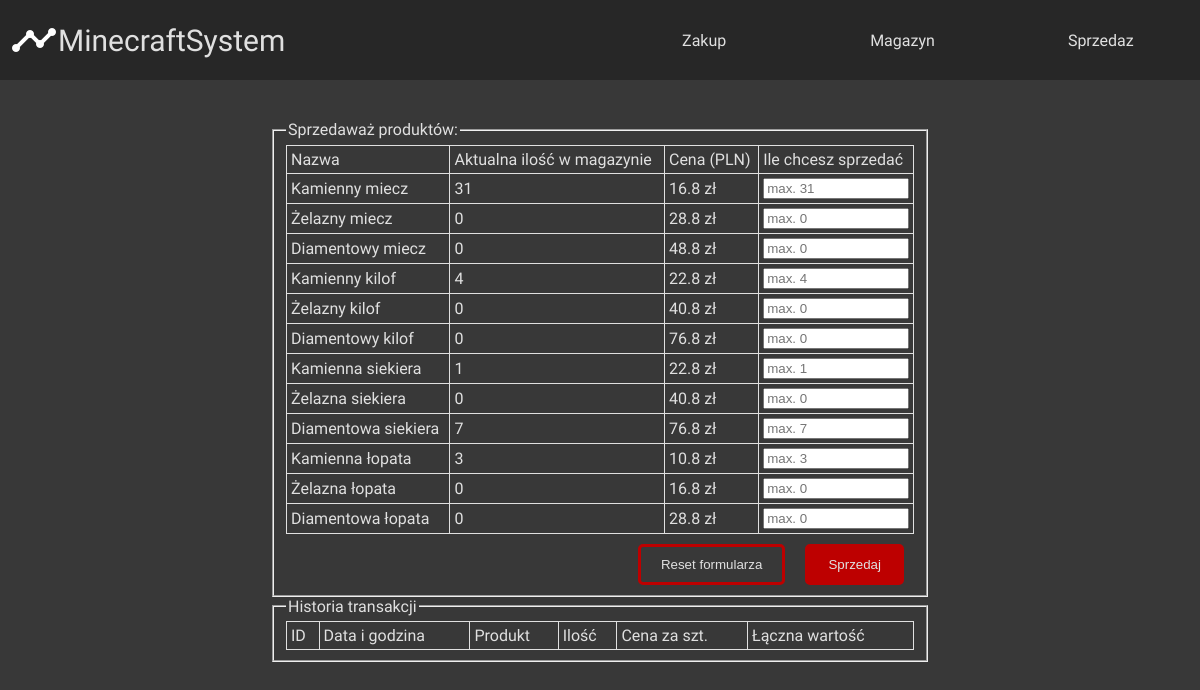
The page /sprzedaz.php on the database as committed earlier.
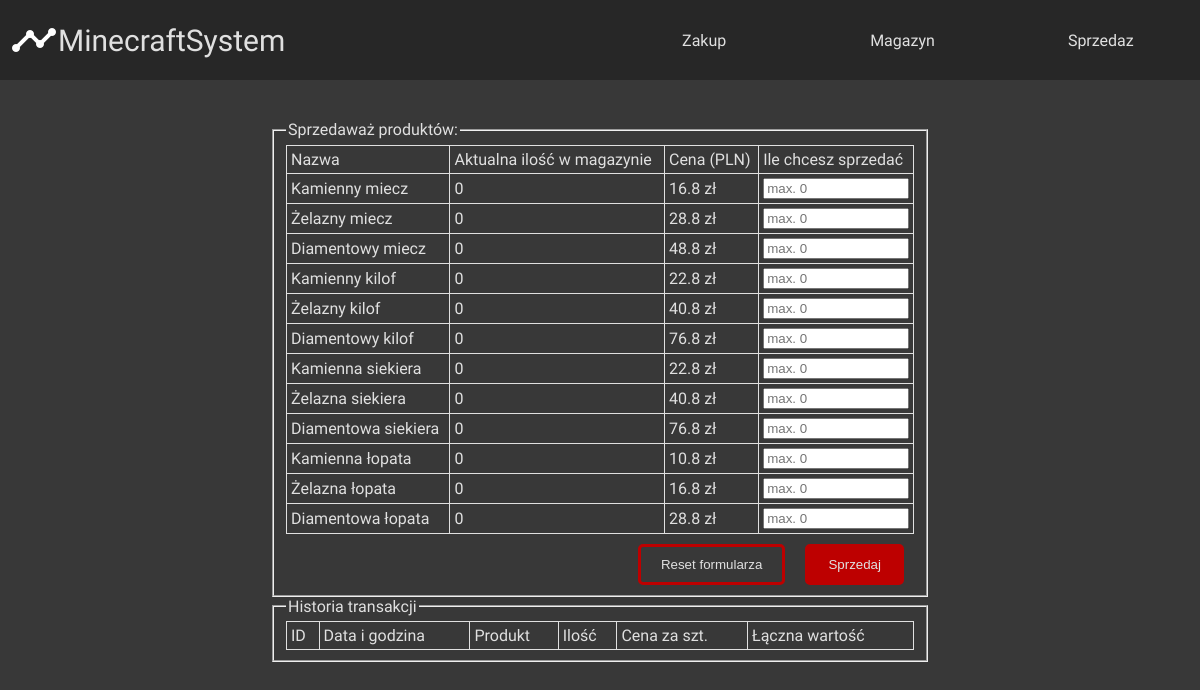
The same page on the database as committed later.
### tables this page shows
CREATE TABLE `produkty` (
  `id` int(11) NOT NULL,
  `nazwa` varchar(35) NOT NULL,
  `cena` float NOT NULL,
  `stan_magazynowy` int(11) NOT NULL
);

### sprzedaz.php (the view, shortened to what this page needs)
<?php
    $database = @new mysqli('localhost', 'root', '', 'minecraftsystems');
    if($database->connect_errno!=0){
        echo "Nastąpił problem z połączeniem! <br/> Error: ".$database->connect_errno;
        exit();
    } else {
        $database->query("set names utf8");
    }
?>
<!DOCTYPE html>
<html>
<head>
    <link rel='stylesheet' type='text/css' media='screen' href='main.css'>
</head>
<body>
    <nav>
        <div id="logo">
            <a href="index.php">
                <img src="img/logo.png" alt="logo">
                MinecraftSystem
            </a>
        </div>
        <ul class="links">
            <li><a href="zakup.php">Zakup</a></li>
            <li><a href="magazyn.php">Magazyn</a></li>
            <li><a href="sprzedaz.php">Sprzedaz</a></li>
        </ul>
    </nav>
    <main>
        <fieldset>
            <legend>Sprzedaważ produktów:</legend>
            <form method="POST" action="sprzedawanieSkrypt.php">
                <table>
                    <tr>
                        <td>Nazwa</td>
                        <td>Aktualna ilość w magazynie</td>
                        <td>Cena (PLN)</td>
                        <td>Ile chcesz sprzedać</td>
                    </tr>
                    <?php
                        $result_sprzedaz=$database->query("SELECT produkty.id, produkty.nazwa, produkty.stan_magazynowy, produkty.cena FROM produkty");
                        while($row_sprzedaz = $result_sprzedaz->fetch_assoc()){
                            echo "<tr> <td>".$row_sprzedaz['nazwa']."</td> <td>".$row_sprzedaz['stan_magazynowy']."</td> <td>".$row_sprzedaz['cena']." zł</td><td><input type='number' min='0' max='".$row_sprzedaz['stan_magazynowy']."' placeholder='max. ".$row_sprzedaz['stan_magazynowy']."' name='".$row_sprzedaz['id']."'></td></tr>";
                        }
                    ?>
                </table>
                <input type="submit" value="Sprzedaj">
                <input type="reset" value="Reset formularza">
            </form>
        </fieldset>
        <fieldset>
            <legend>Historia transakcji</legend>
            <table>
            <tr><td> ID </td><td> Data i godzina </td><td> Produkt </td><td> Ilość </td><td> Cena za szt. </td><td> Łączna wartość </td></tr>
            </table>
        </fieldset>
    </main>
</body>
</html>

Rows that differ between the two databases and show on the page:
changed produkty "Kamienny miecz": stan_magazynowy "31" → "0"; stan_magazynowy+id "max. 31" → "max. 0"
changed produkty "Kamienny kilof": stan_magazynowy "4" → "0"; stan_magazynowy "max. 4" → "max. 0"
changed produkty "Kamienna siekiera": stan_magazynowy "1" → "0"; stan_magazynowy "max. 1" → "max. 0"
changed produkty "Diamentowa siekiera": stan_magazynowy "7" → "0"; stan_magazynowy "max. 7" → "max. 0"
changed produkty "Kamienna łopata": stan_magazynowy "3" → "0"; stan_magazynowy "max. 3" → "max. 0"
